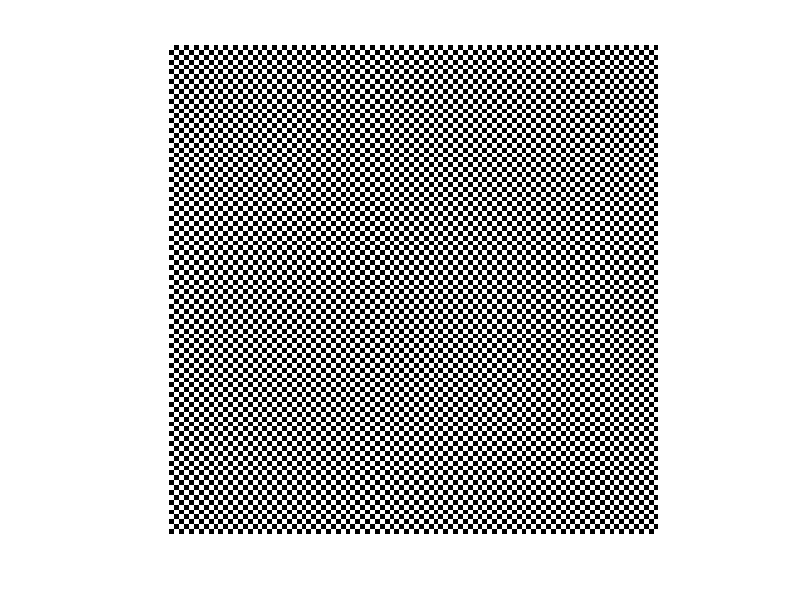

MATLAB code to generate this figure:
% Clean up pour retirer les anciens prog
clear all;
close all;

pixels_x = 100;
pixels_y = 100;

image = zeros(pixels_x, pixels_y);

for i = 1:pixels_x
    for j = 1:pixels_y
        check = i + j;
        if mod(check, 2) == 0
            image(i, j) = 1;
        end
    end
end

imshow(image);
